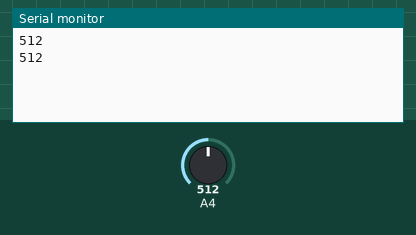
This sketch was run on a simulated Arduino Mega 2560, built with avr-gcc and run on an emulated ATmega2560. Shown: the last lines printed to the serial monitor. Inputs (shaded band) come from the test bench; at power-on: A4 = 512.

Above: at 1.8 s.
1.9 s: A4 set to 716
At 2.8 s:
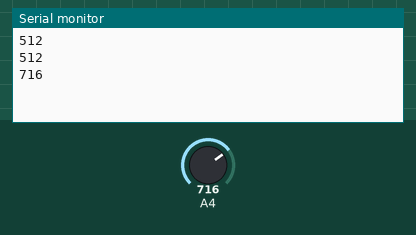
3.4 s: A4 set to 900
At 4.5 s:
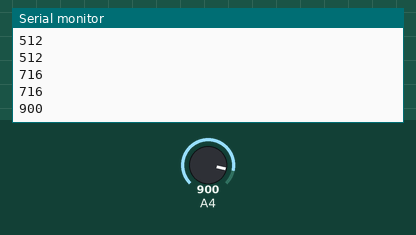
Timing chart, 0 to 6.4 s (numbered marks = the images above; inputs shaded):
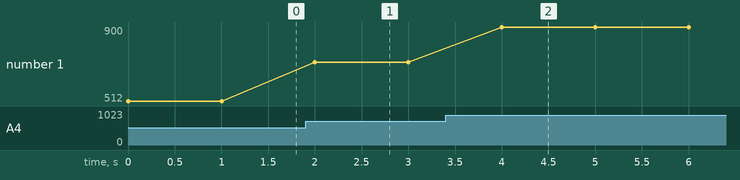

Measured:
- after the input at 1.9 s, the serial monitor: prints a new line after 0.10 s (image 1)
- after the input at 3.4 s, the serial monitor: prints a new line after 0.60 s (image 2)
- plotted number 1: 512 → 716 after the input at 1.9 s, 716 → 900 after the input at 3.4 s

The sketch:

SAMPLE.ino
```cpp
//TRIED AND TESTED BY WWW.THINKROBOTICS.IN
void setup()
{
Serial.begin(9600); // open serial port, set the baud rate to 9600 bps
}

void loop()
{
int val;
val=analogRead(36); //connect sensor to pin marked 36 (A0)
Serial.println(val);//print the value to serial
delay(1000);
}
```
